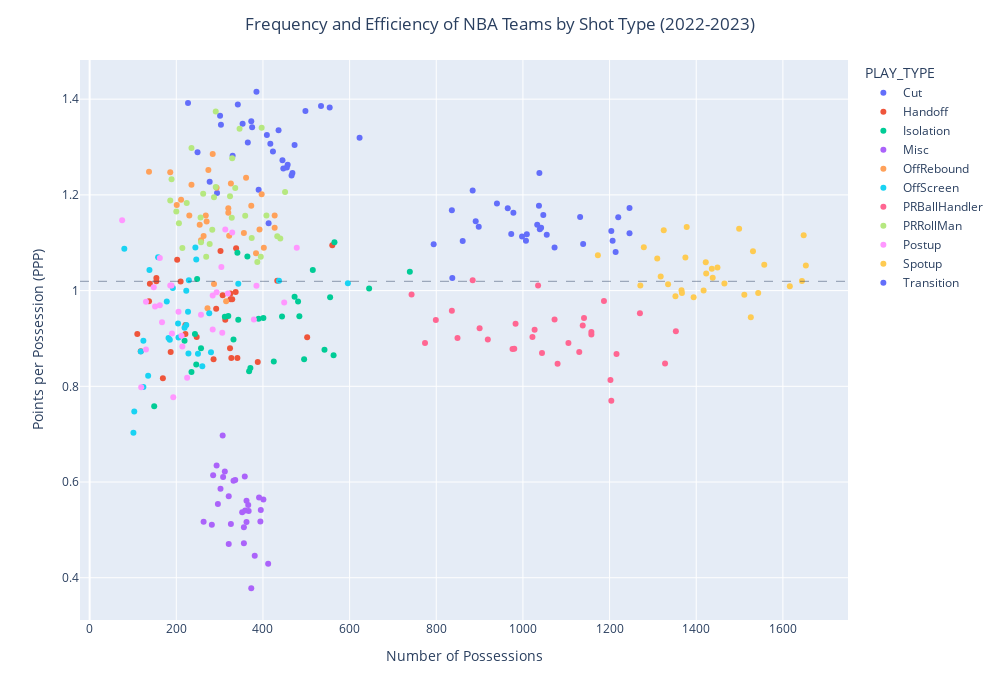

Notebook code cell kept with this figure:
### Code cell
fig = px.scatter(df_team, x='POSS', y='PPP', color='PLAY_TYPE', hover_name='TEAM_NAME')
fig.update_layout(title_text='Frequency and Efficiency of NBA Teams by Shot Type (2022-2023)', title_x=0.5, width=1000, height=700)
fig.add_hline(y=league_average_ppp, line_dash='dash', line_width = 0.5)
fig.update_xaxes(title_text='Number of Possessions')
fig.update_yaxes(title_text='Points per Possession (PPP)')
fig.show()

### Figure 1 — Plotly figure (JSON) as saved in the notebook; plotly's stock layout.template omitted (floating-point values rounded to 4 significant figures)
{"data": [{"hovertemplate": "<b>%{hovertext}</b><br><br>PLAY_TYPE=Cut<br>POSS=%{x}<br>PPP=%{y}<extra></extra>", "hovertext": ["Atlanta Hawks", "Boston Celtics", "Brooklyn Nets", "Charlotte Hornets", "Chicago Bulls", "Cleveland Cavaliers", "Dallas Mavericks", "Denver Nuggets", "Detroit Pistons", "Golden State Warriors", "Houston Rockets", "Indiana Pacers", "LA Clippers", "Los Angeles Lakers", "Memphis Grizzlies", "Miami Heat", "Milwaukee Bucks", "Minnesota Timberwolves", "New Orleans Pelicans", "New York Knicks", "Oklahoma City Thunder", "Orlando Magic", "Philadelphia 76ers", "Phoenix Suns", "Portland Trail Blazers", "Sacramento Kings", "San Antonio Spurs", "Toronto Raptors", "Utah Jazz", "Washington Wizards"], "legendgroup": "Cut", "marker": {"color": "#636efa", "symbol": "circle"}, "mode": "markers", "name": "Cut", "orientation": "v", "showlegend": true, "type": "scatter", "x": [342, 301, 445, 423, 303, 534, 227, 554, 330, 623, 413, 365, 249, 385, 436, 457, 294, 375, 473, 373, 468, 353, 277, 390, 417, 498, 466, 447, 455, 409], "xaxis": "x", "y": [1.389, 1.365, 1.272, 1.291, 1.347, 1.386, 1.392, 1.383, 1.282, 1.32, 1.14, 1.309, 1.289, 1.416, 1.335, 1.263, 1.204, 1.341, 1.304, 1.354, 1.246, 1.349, 1.227, 1.211, 1.307, 1.375, 1.24, 1.255, 1.257, 1.325], "yaxis": "y"}, {"hovertemplate": "<b>%{hovertext}</b><br><br>PLAY_TYPE=Handoff<br>POSS=%{x}<br>PPP=%{y}<extra></extra>", "hovertext": ["Atlanta Hawks", "Boston Celtics", "Brooklyn Nets", "Charlotte Hornets", "Chicago Bulls", "Cleveland Cavaliers", "Dallas Mavericks", "Denver Nuggets", "Detroit Pistons", "Golden State Warriors", "Houston Rockets", "Indiana Pacers", "LA Clippers", "Los Angeles Lakers", "Memphis Grizzlies", "Miami Heat", "Milwaukee Bucks", "Minnesota Timberwolves", "New Orleans Pelicans", "New York Knicks", "Oklahoma City Thunder", "Orlando Magic", "Philadelphia 76ers", "Phoenix Suns", "Portland Trail Blazers", "Sacramento Kings", "San Antonio Spurs", "Toronto Raptors", "Utah Jazz", "Washington Wizards"], "legendgroup": "Handoff", "marker": {"color": "#EF553B", "symbol": "circle"}, "mode": "markers", "name": "Handoff", "orientation": "v", "showlegend": true, "type": "scatter", "x": [154, 202, 307, 338, 110, 221, 118, 324, 169, 433, 313, 325, 187, 137, 292, 388, 327, 221, 329, 325, 154, 341, 139, 286, 302, 560, 502, 210, 337, 247], "xaxis": "x", "y": [1.019, 1.064, 0.9902, 1.089, 0.9091, 0.9279, 0.8731, 0.8796, 0.8166, 1.021, 0.9392, 0.9937, 0.8716, 0.978, 0.9623, 0.8506, 0.8593, 0.9094, 0.9818, 0.9817, 1.026, 0.8594, 1.014, 0.8566, 1.083, 1.095, 0.9024, 1.019, 0.9973, 0.903], "yaxis": "y"}, {"hovertemplate": "<b>%{hovertext}</b><br><br>PLAY_TYPE=Isolation<br>POSS=%{x}<br>PPP=%{y}<extra></extra>", "hovertext": ["Atlanta Hawks", "Boston Celtics", "Brooklyn Nets", "Charlotte Hornets", "Chicago Bulls", "Cleveland Cavaliers", "Dallas Mavericks", "Denver Nuggets", "Detroit Pistons", "Golden State Warriors", "Houston Rockets", "Indiana Pacers", "LA Clippers", "Los Angeles Lakers", "Memphis Grizzlies", "Miami Heat", "Milwaukee Bucks", "Minnesota Timberwolves", "New Orleans Pelicans", "New York Knicks", "Oklahoma City Thunder", "Orlando Magic", "Philadelphia 76ers", "Phoenix Suns", "Portland Trail Blazers", "Sacramento Kings", "San Antonio Spurs", "Toronto Raptors", "Utah Jazz", "Washington Wizards"], "legendgroup": "Isolation", "marker": {"color": "#00cc96", "symbol": "circle"}, "mode": "markers", "name": "Isolation", "orientation": "v", "showlegend": true, "type": "scatter", "x": [481, 484, 565, 257, 341, 343, 739, 312, 425, 219, 390, 243, 542, 563, 246, 401, 371, 444, 320, 555, 473, 368, 645, 235, 515, 248, 149, 495, 364, 332], "xaxis": "x", "y": [0.9771, 0.9463, 1.101, 0.8795, 1.079, 0.939, 1.039, 0.9455, 0.8518, 0.8951, 0.9413, 0.9093, 0.8763, 0.8649, 0.8456, 0.9426, 0.8384, 0.9461, 0.9469, 0.9859, 0.9872, 0.8316, 1.005, 0.8297, 1.043, 1.024, 0.7585, 0.8567, 1.071, 0.8977], "yaxis": "y"}, {"hovertemplate": "<b>%{hovertext}</b><br><br>PLAY_TYPE=Misc<br>POSS=%{x}<br>PPP=%{y}<extra></extra>", "hovertext": ["Atlanta Hawks", "Boston Celtics", "Brooklyn Nets", "Charlotte Hornets", "Chicago Bulls", "Cleveland Cavaliers", "Dallas Mavericks", "Denver Nuggets", "Detroit Pistons", "Golden State Warriors", "Houston Rockets", "Indiana Pacers", "LA Clippers", "Los Angeles Lakers", "Memphis Grizzlies", "Miami Heat", "Milwaukee Bucks", "Minnesota Timberwolves", "New Orleans Pelicans", "New York Knicks", "Oklahoma City Thunder", "Orlando Magic", "Philadelphia 76ers", "Phoenix Suns", "Portland Trail Blazers", "Sacramento Kings", "San Antonio Spurs", "Toronto Raptors", "Utah Jazz", "Washington Wizards"], "legendgroup": "Misc", "marker": {"color": "#ab63fa", "symbol": "circle"}, "mode": "markers", "name": "Misc", "orientation": "v", "showlegend": true, "type": "scatter", "x": [285, 302, 336, 326, 282, 296, 321, 381, 401, 412, 367, 366, 352, 308, 362, 332, 359, 356, 356, 312, 263, 362, 321, 394, 395, 307, 373, 293, 391, 358], "xaxis": "x", "y": [0.614, 0.5861, 0.6043, 0.5122, 0.5107, 0.554, 0.5702, 0.4461, 0.5635, 0.4295, 0.5393, 0.5521, 0.5369, 0.6105, 0.5166, 0.6025, 0.5405, 0.5057, 0.4719, 0.6218, 0.5171, 0.5609, 0.4704, 0.5177, 0.5418, 0.6972, 0.378, 0.6347, 0.5677, 0.6116], "yaxis": "y"}, {"hovertemplate": "<b>%{hovertext}</b><br><br>PLAY_TYPE=OffRebound<br>POSS=%{x}<br>PPP=%{y}<extra></extra>", "hovertext": ["Atlanta Hawks", "Boston Celtics", "Brooklyn Nets", "Charlotte Hornets", "Chicago Bulls", "Cleveland Cavaliers", "Dallas Mavericks", "Denver Nuggets", "Detroit Pistons", "Golden State Warriors", "Houston Rockets", "Indiana Pacers", "LA Clippers", "Los Angeles Lakers", "Memphis Grizzlies", "Miami Heat", "Milwaukee Bucks", "Minnesota Timberwolves", "New Orleans Pelicans", "New York Knicks", "Oklahoma City Thunder", "Orlando Magic", "Philadelphia 76ers", "Phoenix Suns", "Portland Trail Blazers", "Sacramento Kings", "San Antonio Spurs", "Toronto Raptors", "Utah Jazz", "Washington Wizards"], "legendgroup": "OffRebound", "marker": {"color": "#FFA15A", "symbol": "circle"}, "mode": "markers", "name": "OffRebound", "orientation": "v", "showlegend": true, "type": "scatter", "x": [322, 235, 186, 427, 268, 254, 137, 320, 320, 287, 384, 257, 272, 274, 402, 263, 293, 270, 397, 392, 315, 326, 201, 356, 230, 211, 361, 427, 373, 284], "xaxis": "x", "y": [1.115, 1.221, 1.247, 1.157, 1.157, 1.138, 1.248, 1.172, 1.162, 1.014, 1.078, 1.105, 0.963, 1.252, 1.09, 1.114, 1.215, 1.144, 1.202, 1.128, 0.9779, 1.224, 1.179, 1.121, 1.157, 1.19, 1.236, 1.131, 1.177, 1.285], "yaxis": "y"}, {"hovertemplate": "<b>%{hovertext}</b><br><br>PLAY_TYPE=OffScreen<br>POSS=%{x}<br>PPP=%{y}<extra></extra>", "hovertext": ["Atlanta Hawks", "Boston Celtics", "Brooklyn Nets", "Charlotte Hornets", "Chicago Bulls", "Cleveland Cavaliers", "Dallas Mavericks", "Denver Nuggets", "Detroit Pistons", "Golden State Warriors", "Houston Rockets", "Indiana Pacers", "LA Clippers", "Los Angeles Lakers", "Memphis Grizzlies", "Miami Heat", "Milwaukee Bucks", "Minnesota Timberwolves", "New Orleans Pelicans", "New York Knicks", "Oklahoma City Thunder", "Orlando Magic", "Philadelphia 76ers", "Phoenix Suns", "Portland Trail Blazers", "Sacramento Kings", "San Antonio Spurs", "Toronto Raptors", "Utah Jazz", "Washington Wizards"], "legendgroup": "OffScreen", "marker": {"color": "#19d3f3", "symbol": "circle"}, "mode": "markers", "name": "OffScreen", "orientation": "v", "showlegend": true, "type": "scatter", "x": [280, 343, 229, 260, 135, 192, 158, 223, 246, 596, 103, 205, 276, 124, 204, 228, 124, 250, 227, 118, 80, 138, 101, 223, 244, 185, 178, 182, 437, 219], "xaxis": "x", "y": [0.8713, 1.015, 1.022, 0.8422, 0.8221, 1.005, 1.069, 0.9281, 1.065, 1.015, 0.7476, 0.9022, 0.9529, 0.8953, 0.9312, 0.8685, 0.7983, 0.8679, 0.956, 0.873, 1.087, 1.043, 0.7027, 0.9999, 1.09, 0.8975, 0.9773, 0.9012, 1.02, 0.9224], "yaxis": "y"}, {"hovertemplate": "<b>%{hovertext}</b><br><br>PLAY_TYPE=PRBallHandler<br>POSS=%{x}<br>PPP=%{y}<extra></extra>", "hovertext": ["Atlanta Hawks", "Boston Celtics", "Brooklyn Nets", "Charlotte Hornets", "Chicago Bulls", "Cleveland Cavaliers", "Dallas Mavericks", "Denver Nuggets", "Detroit Pistons", "Golden State Warriors", "Houston Rockets", "Indiana Pacers", "LA Clippers", "Los Angeles Lakers", "Memphis Grizzlies", "Miami Heat", "Milwaukee Bucks", "Minnesota Timberwolves", "New Orleans Pelicans", "New York Knicks", "Oklahoma City Thunder", "Orlando Magic", "Philadelphia 76ers", "Phoenix Suns", "Portland Trail Blazers", "Sacramento Kings", "San Antonio Spurs", "Toronto Raptors", "Utah Jazz", "Washington Wizards"], "legendgroup": "PRBallHandler", "marker": {"color": "#FF6692", "symbol": "circle"}, "mode": "markers", "name": "PRBallHandler", "orientation": "v", "showlegend": true, "type": "scatter", "x": [1353, 983, 743, 1204, 1270, 1187, 884, 774, 1328, 836, 1202, 1105, 1141, 1044, 1216, 1073, 900, 1027, 980, 1158, 1158, 1138, 849, 1130, 1035, 799, 1080, 976, 1022, 919], "xaxis": "x", "y": [0.9153, 0.9308, 0.9919, 0.7699, 0.9527, 0.9782, 1.021, 0.8903, 0.8479, 0.9581, 0.8135, 0.8906, 0.943, 0.8697, 0.8675, 0.9394, 0.9211, 0.9183, 0.8786, 0.9135, 0.9083, 0.9269, 0.9009, 0.8715, 1.011, 0.9384, 0.8473, 0.8782, 0.9031, 0.8977], "yaxis": "y"}, {"hovertemplate": "<b>%{hovertext}</b><br><br>PLAY_TYPE=PRRollMan<br>POSS=%{x}<br>PPP=%{y}<extra></extra>", "hovertext": ["Atlanta Hawks", "Boston Celtics", "Brooklyn Nets", "Charlotte Hornets", "Chicago Bulls", "Cleveland Cavaliers", "Dallas Mavericks", "Denver Nuggets", "Detroit Pistons", "Golden State Warriors", "Houston Rockets", "Indiana Pacers", "LA Clippers", "Los Angeles Lakers", "Memphis Grizzlies", "Miami Heat", "Milwaukee Bucks", "Minnesota Timberwolves", "New Orleans Pelicans", "New York Knicks", "Oklahoma City Thunder", "Orlando Magic", "Philadelphia 76ers", "Phoenix Suns", "Portland Trail Blazers", "Sacramento Kings", "San Antonio Spurs", "Toronto Raptors", "Utah Jazz", "Washington Wizards"], "legendgroup": "PRRollMan", "marker": {"color": "#B6E880", "symbol": "circle"}, "mode": "markers", "name": "PRRollMan", "orientation": "v", "showlegend": true, "type": "scatter", "x": [329, 256, 214, 336, 440, 433, 346, 291, 287, 186, 374, 395, 224, 397, 235, 387, 359, 262, 283, 189, 269, 328, 451, 408, 206, 200, 257, 277, 291, 324], "xaxis": "x", "y": [1.277, 1.153, 1.089, 1.214, 1.109, 1.113, 1.338, 1.374, 1.195, 1.188, 1.11, 1.071, 1.183, 1.34, 1.298, 1.06, 1.156, 1.202, 1.127, 1.232, 1.071, 1.152, 1.206, 1.157, 1.141, 1.165, 1.101, 1.097, 1.216, 1.197], "yaxis": "y"}, {"hovertemplate": "<b>%{hovertext}</b><br><br>PLAY_TYPE=Postup<br>POSS=%{x}<br>PPP=%{y}<extra></extra>", "hovertext": ["Atlanta Hawks", "Boston Celtics", "Brooklyn Nets", "Charlotte Hornets", "Chicago Bulls", "Cleveland Cavaliers", "Dallas Mavericks", "Denver Nuggets", "Detroit Pistons", "Golden State Warriors", "Houston Rockets", "Indiana Pacers", "LA Clippers", "Los Angeles Lakers", "Memphis Grizzlies", "Miami Heat", "Milwaukee Bucks", "Minnesota Timberwolves", "New Orleans Pelicans", "New York Knicks", "Oklahoma City Thunder", "Orlando Magic", "Philadelphia 76ers", "Phoenix Suns", "Portland Trail Blazers", "Sacramento Kings", "San Antonio Spurs", "Toronto Raptors", "Utah Jazz", "Washington Wizards"], "legendgroup": "Postup", "marker": {"color": "#FF97FF", "symbol": "circle"}, "mode": "markers", "name": "Postup", "orientation": "v", "showlegend": true, "type": "scatter", "x": [186, 162, 151, 162, 313, 193, 304, 478, 214, 119, 205, 130, 284, 319, 167, 212, 449, 148, 379, 225, 75, 190, 329, 385, 284, 189, 257, 306, 130, 293], "xaxis": "x", "y": [1.011, 1.068, 0.9669, 0.9691, 1.128, 0.7772, 1.049, 1.09, 0.8833, 0.7982, 0.9559, 0.9769, 0.9896, 0.9939, 0.934, 0.9056, 0.9753, 1.007, 0.9395, 0.8177, 1.147, 0.9105, 1.122, 1.01, 0.919, 1.011, 0.9495, 0.9118, 0.8767, 0.9967], "yaxis": "y"}, {"hovertemplate": "<b>%{hovertext}</b><br><br>PLAY_TYPE=Spotup<br>POSS=%{x}<br>PPP=%{y}<extra></extra>", "hovertext": ["Atlanta Hawks", "Boston Celtics", "Brooklyn Nets", "Charlotte Hornets", "Chicago Bulls", "Cleveland Cavaliers", "Dallas Mavericks", "Denver Nuggets", "Detroit Pistons", "Golden State Warriors", "Houston Rockets", "Indiana Pacers", "LA Clippers", "Los Angeles Lakers", "Memphis Grizzlies", "Miami Heat", "Milwaukee Bucks", "Minnesota Timberwolves", "New Orleans Pelicans", "New York Knicks", "Oklahoma City Thunder", "Orlando Magic", "Philadelphia 76ers", "Phoenix Suns", "Portland Trail Blazers", "Sacramento Kings", "San Antonio Spurs", "Toronto Raptors", "Utah Jazz", "Washington Wizards"], "legendgroup": "Spotup", "marker": {"color": "#FECB52", "symbol": "circle"}, "mode": "markers", "name": "Spotup", "orientation": "v", "showlegend": true, "type": "scatter", "x": [1352, 1648, 1325, 1526, 1422, 1335, 1531, 1173, 1465, 1279, 1417, 1511, 1499, 1318, 1367, 1271, 1449, 1557, 1438, 1616, 1644, 1366, 1378, 1653, 1310, 1375, 1543, 1394, 1436, 1423], "xaxis": "x", "y": [0.9881, 1.115, 1.126, 0.9443, 1.059, 1.013, 1.082, 1.074, 1.015, 1.091, 1.0, 0.9913, 1.129, 1.03, 0.995, 1.011, 1.048, 1.054, 1.027, 1.009, 1.02, 1.001, 1.133, 1.053, 1.067, 1.069, 0.9947, 0.9863, 1.045, 1.036], "yaxis": "y"}, {"hovertemplate": "<b>%{hovertext}</b><br><br>PLAY_TYPE=Transition<br>POSS=%{x}<br>PPP=%{y}<extra></extra>", "hovertext": ["Atlanta Hawks", "Boston Celtics", "Brooklyn Nets", "Charlotte Hornets", "Chicago Bulls", "Cleveland Cavaliers", "Dallas Mavericks", "Denver Nuggets", "Detroit Pistons", "Golden State Warriors", "Houston Rockets", "Indiana Pacers", "LA Clippers", "Los Angeles Lakers", "Memphis Grizzlies", "Miami Heat", "Milwaukee Bucks", "Minnesota Timberwolves", "New Orleans Pelicans", "New York Knicks", "Oklahoma City Thunder", "Orlando Magic", "Philadelphia 76ers", "Phoenix Suns", "Portland Trail Blazers", "Sacramento Kings", "San Antonio Spurs", "Toronto Raptors", "Utah Jazz", "Washington Wizards"], "legendgroup": "Transition", "marker": {"color": "#636efa", "symbol": "circle"}, "mode": "markers", "name": "Transition", "orientation": "v", "showlegend": true, "type": "scatter", "x": [965, 1037, 1047, 1139, 998, 940, 794, 1038, 1055, 1033, 837, 1246, 1039, 1207, 1246, 891, 1073, 1132, 1042, 973, 1220, 1007, 884, 861, 836, 1214, 1009, 1204, 978, 898], "xaxis": "x", "y": [1.172, 1.177, 1.158, 1.097, 1.113, 1.182, 1.097, 1.246, 1.117, 1.137, 1.026, 1.173, 1.128, 1.104, 1.12, 1.145, 1.09, 1.154, 1.131, 1.118, 1.153, 1.104, 1.209, 1.103, 1.168, 1.081, 1.118, 1.125, 1.163, 1.134], "yaxis": "y"}], "layout": {"height": 700, "legend": {"title": {"text": "PLAY_TYPE"}, "tracegroupgap": 0}, "margin": {"t": 60}, "shapes": [{"line": {"dash": "dash", "width": 0.5}, "type": "line", "x0": 0, "x1": 1, "xref": "x domain", "y0": 1.019, "y1": 1.019, "yref": "y"}], "title": {"text": "Frequency and Efficiency of NBA Teams by Shot Type (2022-2023)", "x": 0.5}, "width": 1000, "xaxis": {"anchor": "y", "domain": [0, 1], "title": {"text": "Number of Possessions"}}, "yaxis": {"anchor": "x", "domain": [0, 1], "title": {"text": "Points per Possession (PPP)"}}}}
